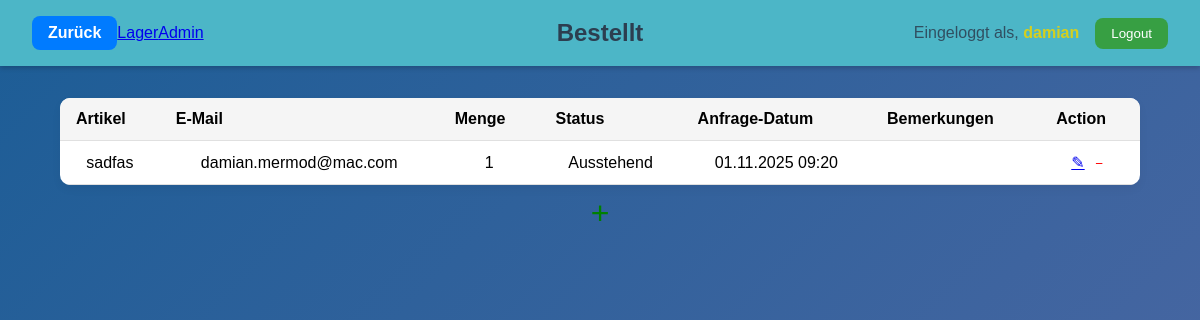
/pending/ (signed in), run on the app's committed database.
### accounts/models.py (models this page shows)
class User(AbstractUser):
    is_approve = models.BooleanField(default=False)
    role = models.ForeignKey('Role', on_delete=models.PROTECT, null=True, blank=True)

### lager/models.py (models this page shows, shortened)
class Pending(models.Model):
    STATUS_CHOICES = [
        ('pending', 'Ausstehend'),
        ('approved', 'Genehmigt'),
        ('rejected', 'Abgelehnt'),
        ('cancelled', 'Storniert'),
        ('sold', 'Verkauft'),
    ]
    item = models.ForeignKey('Item', on_delete=models.CASCADE, verbose_name="Artikel")
    email = models.EmailField(verbose_name="Benutzer-E-Mail")
    quantity = models.PositiveIntegerField(default=1, verbose_name="Menge")
    request_date = models.DateTimeField(default=timezone.now, verbose_name="Anfrage-Datum")
    status = models.CharField(max_length=20, choices=STATUS_CHOICES, default='pending', verbose_name="Status")
    notes = models.TextField(blank=True, null=True, verbose_name="Bemerkungen")

class Item(models.Model):
    name = models.CharField(max_length=100, verbose_name="Name")
    description = models.TextField(blank=True, null=True, verbose_name="Beschreibung")
    sku = models.CharField(max_length=50, unique=True, verbose_name="Artikelnummer")
    unit = models.CharField(max_length=50, default='Stück', verbose_name="Einheit", blank=True, null=True)
    quantity = models.IntegerField(default=1, verbose_name="Menge")
    size = models.CharField(max_length=10, verbose_name="Groesse", blank=True, null=True)

### lager/views.py (the view)
# urls.py: path("pending/", views.pending_list, name="pending_list"),
@login_required
@role_or_superuser_required(1)
def pending_list(request):
    pending_items = Pending.objects.all()
    return render(request, "lager/pending.html", {"objects": pending_items})

### lager/templates/lager/pending.html (shortened to what this page needs)
{% extends "base.html" %}
{% load static %}
{% block extra_css %}
<link rel="stylesheet" href="{% static 'css/stock.css' %}">
{% endblock %}
{% block header %}
{% include 'includes/header.html' with header_name='Bestellt'%}
{% endblock %}
{% block content %}
<div class="stock-container">
    <table class="stock-table">
        <thead>
        <tr>
            <th>Artikel</th>
            <th>E-Mail</th>
            <th>Menge</th>
            <th>Status</th>
            <th>Anfrage-Datum</th>
            <th>Bemerkungen</th>
            <th>Action</th>
        </tr>
        </thead>
        <tbody>
        {% for obj in objects %}
        <tr>
            <td>{{ obj.item.name }}</td>
            <td>{{ obj.email }}</td>
            <td>{{ obj.quantity }}</td>
            <td>{{ obj.get_status_display }}</td>
            <td>{{ obj.request_date|date:"d.m.Y H:i" }}</td>
            <td>{{ obj.notes }}</td>
            <td>
                <a href="{% url 'pending_edit' obj.pk %}">✎</a>
                <form action="{% url 'pending_delete' obj.pk %}"
                      method="post"
                      style="display:inline;"
                      onsubmit="return confirm('Willst du Bestellung wirklich löschen?');">
                    <button type="submit" style="background:transparent;border:none;color:red;">−</button>
                </form>
            </td>
        </tr>
        {% empty %}
        <tr>
            <td colspan="6" class="no-data">Keine Bestellungen</td>
        </tr>
        {% endfor %}
        </tbody>
    </table>
    <div style="margin-top:10px;">
        <a href="{% url 'pending_create' %}" style="font-size:2em;text-decoration:none;color:green;">+</a>
    </div>
</div>
{% endblock %}

### templates/includes/header.html (shortened to what this page needs)
{% load static %}
<link rel="stylesheet" href="{% static 'css/header.css' %}">
<header class="app-header">
    <div class="header-left">
        <a href="javascript:history.back()" class="back-btn">Zurück</a>
        <a href="{% url 'lager_list' %}">Lager</a>
        {% if user.is_superuser or user.is_staff %}
        <a href="{% url 'admin:index' %}">Admin</a>
        {% endif %}
    </div>
    <div class="header-center">
        <h1 class="logo">{{ header_name|default:"Pfadi Lager" }}</h1>
    </div>
    <div class="header-right">
        {% if user.is_authenticated %}
        <span class="username">Eingeloggt als, <span class="username-highlight">{{ user.username }}</span></span>
        <form action="{% url 'logout' %}" method="post" class="logout-form">
            <button type="submit" class="logout-btn">Logout</button>
        </form>
        {% else %}
        <a href="{% url 'login' %}" class="login-link">Login</a>
        {% endif %}
    </div>
</header>

### static/css/styles.css (style rules this page uses)
html, body { height: 100%; margin: 0; padding: 0; font-family: Arial, sans-serif; background: linear-gradient(135deg, #1c5d96 0%, #5168a4 100%); background-attachment: fixed; background-repeat: no-repeat; background-size: cover; }
.username-highlight { color: #eed400; font-weight: 600; }

### static/css/stock.css (style rules this page uses)
.stock-container { max-width: 90%; margin: 2rem auto; text-align: center; }
.stock-table { width: 100%; border-collapse: collapse; background-color: #fff; box-shadow: 0 4px 10px rgba(0, 0, 0, 0.05); border-radius: 10px; overflow: hidden; }
.stock-table th, .stock-table td { padding: 0.75rem 1rem; border-bottom: 1px solid #e0e0e0; }
.stock-table th { background-color: #f5f5f5; font-weight: 600; text-align: left; }

### static/css/header.css (style rules this page uses)
.app-header { display: flex; justify-content: space-between; align-items: center; background-color: #4cb6c7; color: #2c3e50; padding: 1rem 2rem; box-shadow: 0 2px 5px rgba(0, 0, 0, 0.2); }
.app-header .header-left, .app-header .header-center, .app-header .header-right { display: flex; align-items: center; }
.app-header .header-left { flex: 1; }
.app-header .header-left .back-btn { text-decoration: none; background-color: #007BFF; color: white; padding: 0.5rem 1rem; border-radius: 8px; font-weight: bold; transition: background-color 0.3s ease; }
.app-header .header-center { flex: 1; justify-content: center; }
.app-header .header-center .logo { font-size: 1.5rem; font-weight: bold; margin: 0; text-align: center; }
.app-header .header-right { flex: 1; justify-content: flex-end; gap: 1rem; }
.app-header .header-right .username { font-size: 1rem; opacity: 0.85; }
.app-header .header-right .logout-form { display: inline; }
.app-header .header-right .logout-form .logout-btn { background-color: #379f43; border: none; color: #fff; padding: 0.5rem 1rem; border-radius: 8px; cursor: pointer; transition: background-color 0.3s ease; }

### data on the page
User: username "damian"
Pending: item.name "sadfas", email "damian.mermod@mac.com", quantity "1", status "Ausstehend", request_date "01.11.2025 09:20"

### other printed values
{{ header_name|default:"Pfadi Lager" }} "Bestellt"
